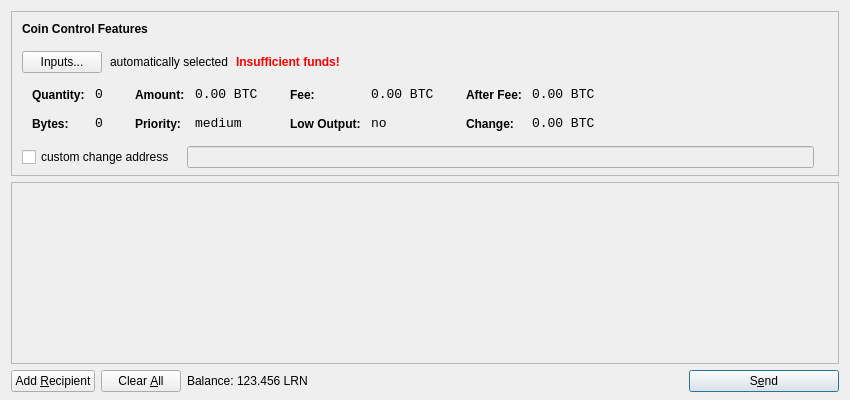
<?xml version="1.0" encoding="UTF-8"?>
<ui version="4.0">
 <class>SendCoinsDialog</class>
 <widget class="QDialog" name="SendCoinsDialog">
  <property name="geometry">
   <rect>
    <x>0</x>
    <y>0</y>
    <width>850</width>
    <height>400</height>
   </rect>
  </property>
  <property name="windowTitle">
   <string>Send Coins</string>
  </property>
  <layout class="QVBoxLayout" name="verticalLayout" stretch="0,1,0">
   <property name="bottomMargin">
    <number>8</number>
   </property>
   <item>
    <widget class="QFrame" name="frameCoinControl">
     <property name="sizePolicy">
      <sizepolicy hsizetype="Expanding" vsizetype="Expanding">
       <horstretch>0</horstretch>
       <verstretch>0</verstretch>
      </sizepolicy>
     </property>
     <property name="maximumSize">
      <size>
       <width>16777215</width>
       <height>16777215</height>
      </size>
     </property>
     <property name="frameShape">
      <enum>QFrame::StyledPanel</enum>
     </property>
     <property name="frameShadow">
      <enum>QFrame::Sunken</enum>
     </property>
     <layout class="QVBoxLayout" name="verticalLayoutCoinControl2">
      <property name="spacing">
       <number>-1</number>
      </property>
      <property name="leftMargin">
       <number>0</number>
      </property>
      <property name="topMargin">
       <number>0</number>
      </property>
      <property name="rightMargin">
       <number>0</number>
      </property>
      <property name="bottomMargin">
       <number>6</number>
      </property>
      <item>
       <layout class="QVBoxLayout" name="verticalLayoutCoinControl" stretch="0,0,0,0,1">
        <property name="spacing">
         <number>0</number>
        </property>
        <property name="leftMargin">
         <number>10</number>
        </property>
        <property name="topMargin">
         <number>10</number>
        </property>
        <item>
         <layout class="QHBoxLayout" name="horizontalLayoutCoinControl1">
          <property name="bottomMargin">
           <number>15</number>
          </property>
          <item>
           <widget class="QLabel" name="labelCoinControlFeatures">
            <property name="sizePolicy">
             <sizepolicy hsizetype="Preferred" vsizetype="Maximum">
              <horstretch>0</horstretch>
              <verstretch>0</verstretch>
             </sizepolicy>
            </property>
            <property name="font">
             <font>
              <weight>75</weight>
              <bold>true</bold>
             </font>
            </property>
            <property name="styleSheet">
             <string notr="true">font-weight:bold;</string>
            </property>
            <property name="text">
             <string>Coin Control Features</string>
            </property>
           </widget>
          </item>
         </layout>
        </item>
        <item>
         <layout class="QHBoxLayout" name="horizontalLayoutCoinControl2" stretch="0,0,0,0">
          <property name="spacing">
           <number>8</number>
          </property>
          <property name="bottomMargin">
           <number>10</number>
          </property>
          <item>
           <widget class="QPushButton" name="pushButtonCoinControl">
            <property name="styleSheet">
             <string notr="true"/>
            </property>
            <property name="text">
             <string>Inputs...</string>
            </property>
           </widget>
          </item>
          <item>
           <widget class="QLabel" name="labelCoinControlAutomaticallySelected">
            <property name="text">
             <string>automatically selected</string>
            </property>
            <property name="margin">
             <number>5</number>
            </property>
           </widget>
          </item>
          <item>
           <widget class="QLabel" name="labelCoinControlInsuffFunds">
            <property name="font">
             <font>
              <weight>75</weight>
              <bold>true</bold>
             </font>
            </property>
            <property name="styleSheet">
             <string notr="true">color:red;font-weight:bold;</string>
            </property>
            <property name="text">
             <string>Insufficient funds!</string>
            </property>
            <property name="margin">
             <number>5</number>
            </property>
           </widget>
          </item>
          <item>
           <spacer name="horizontalSpacerCoinControl">
            <property name="orientation">
             <enum>Qt::Horizontal</enum>
            </property>
            <property name="sizeHint" stdset="0">
             <size>
              <width>40</width>
              <height>1</height>
             </size>
            </property>
           </spacer>
          </item>
         </layout>
        </item>
        <item>
         <widget class="QWidget" name="widgetCoinControl" native="true">
          <property name="sizePolicy">
           <sizepolicy hsizetype="Preferred" vsizetype="Preferred">
            <horstretch>0</horstretch>
            <verstretch>0</verstretch>
           </sizepolicy>
          </property>
          <property name="minimumSize">
           <size>
            <width>0</width>
            <height>0</height>
           </size>
          </property>
          <property name="styleSheet">
           <string notr="true"/>
          </property>
          <layout class="QHBoxLayout" name="horizontalLayoutCoinControl5">
           <property name="margin">
            <number>0</number>
           </property>
           <item>
            <layout class="QHBoxLayout" name="horizontalLayoutCoinControl3" stretch="0,0,0,1">
             <property name="spacing">
              <number>20</number>
             </property>
             <property name="topMargin">
              <number>0</number>
             </property>
             <property name="bottomMargin">
              <number>10</number>
             </property>
             <item>
              <layout class="QFormLayout" name="formLayoutCoinControl1">
               <property name="horizontalSpacing">
                <number>10</number>
               </property>
               <property name="verticalSpacing">
                <number>14</number>
               </property>
               <property name="leftMargin">
                <number>10</number>
               </property>
               <property name="topMargin">
                <number>4</number>
               </property>
               <property name="rightMargin">
                <number>6</number>
               </property>
               <item row="0" column="0">
                <widget class="QLabel" name="labelCoinControlQuantityText">
                 <property name="styleSheet">
                  <string notr="true">font-weight:bold;</string>
                 </property>
                 <property name="text">
                  <string>Quantity:</string>
                 </property>
                 <property name="margin">
                  <number>0</number>
                 </property>
                </widget>
               </item>
               <item row="0" column="1">
                <widget class="QLabel" name="labelCoinControlQuantity">
                 <property name="font">
                  <font>
                   <family>Monospace</family>
                   <pointsize>10</pointsize>
                  </font>
                 </property>
                 <property name="cursor">
                  <cursorShape>IBeamCursor</cursorShape>
                 </property>
                 <property name="contextMenuPolicy">
                  <enum>Qt::ActionsContextMenu</enum>
                 </property>
                 <property name="text">
                  <string notr="true">0</string>
                 </property>
                 <property name="margin">
                  <number>0</number>
                 </property>
                 <property name="textInteractionFlags">
                  <set>Qt::LinksAccessibleByMouse|Qt::TextSelectableByKeyboard|Qt::TextSelectableByMouse</set>
                 </property>
                </widget>
               </item>
               <item row="1" column="0">
                <widget class="QLabel" name="labelCoinControlBytesText">
                 <property name="styleSheet">
                  <string notr="true">font-weight:bold;</string>
                 </property>
                 <property name="text">
                  <string>Bytes:</string>
                 </property>
                </widget>
               </item>
               <item row="1" column="1">
                <widget class="QLabel" name="labelCoinControlBytes">
                 <property name="font">
                  <font>
                   <family>Monospace</family>
                   <pointsize>10</pointsize>
                  </font>
                 </property>
                 <property name="cursor">
                  <cursorShape>IBeamCursor</cursorShape>
                 </property>
                 <property name="contextMenuPolicy">
                  <enum>Qt::ActionsContextMenu</enum>
                 </property>
                 <property name="text">
                  <string notr="true">0</string>
                 </property>
                 <property name="textInteractionFlags">
                  <set>Qt::LinksAccessibleByMouse|Qt::TextSelectableByKeyboard|Qt::TextSelectableByMouse</set>
                 </property>
                </widget>
               </item>
              </layout>
             </item>
             <item>
              <layout class="QFormLayout" name="formLayoutCoinControl2">
               <property name="horizontalSpacing">
                <number>10</number>
               </property>
               <property name="verticalSpacing">
                <number>14</number>
               </property>
               <property name="leftMargin">
                <number>6</number>
               </property>
               <property name="topMargin">
                <number>4</number>
               </property>
               <property name="rightMargin">
                <number>6</number>
               </property>
               <item row="0" column="0">
                <widget class="QLabel" name="labelCoinControlAmountText">
                 <property name="styleSheet">
                  <string notr="true">font-weight:bold;</string>
                 </property>
                 <property name="text">
                  <string>Amount:</string>
                 </property>
                 <property name="margin">
                  <number>0</number>
                 </property>
                </widget>
               </item>
               <item row="0" column="1">
                <widget class="QLabel" name="labelCoinControlAmount">
                 <property name="font">
                  <font>
                   <family>Monospace</family>
                   <pointsize>10</pointsize>
                  </font>
                 </property>
                 <property name="cursor">
                  <cursorShape>IBeamCursor</cursorShape>
                 </property>
                 <property name="contextMenuPolicy">
                  <enum>Qt::ActionsContextMenu</enum>
                 </property>
                 <property name="text">
                  <string notr="true">0.00 BTC</string>
                 </property>
                 <property name="textInteractionFlags">
                  <set>Qt::LinksAccessibleByMouse|Qt::TextSelectableByKeyboard|Qt::TextSelectableByMouse</set>
                 </property>
                </widget>
               </item>
               <item row="1" column="0">
                <widget class="QLabel" name="labelCoinControlPriorityText">
                 <property name="styleSheet">
                  <string notr="true">font-weight:bold;</string>
                 </property>
                 <property name="text">
                  <string>Priority:</string>
                 </property>
                </widget>
               </item>
               <item row="1" column="1">
                <widget class="QLabel" name="labelCoinControlPriority">
                 <property name="font">
                  <font>
                   <family>Monospace</family>
                   <pointsize>10</pointsize>
                  </font>
                 </property>
                 <property name="cursor">
                  <cursorShape>IBeamCursor</cursorShape>
                 </property>
                 <property name="contextMenuPolicy">
                  <enum>Qt::ActionsContextMenu</enum>
                 </property>
                 <property name="text">
                  <string>medium</string>
                 </property>
                 <property name="textInteractionFlags">
                  <set>Qt::LinksAccessibleByMouse|Qt::TextSelectableByKeyboard|Qt::TextSelectableByMouse</set>
                 </property>
                </widget>
               </item>
              </layout>
             </item>
             <item>
              <layout class="QFormLayout" name="formLayoutCoinControl3">
               <property name="horizontalSpacing">
                <number>10</number>
               </property>
               <property name="verticalSpacing">
                <number>14</number>
               </property>
               <property name="leftMargin">
                <number>6</number>
               </property>
               <property name="topMargin">
                <number>4</number>
               </property>
               <property name="rightMargin">
                <number>6</number>
               </property>
               <item row="0" column="0">
                <widget class="QLabel" name="labelCoinControlFeeText">
                 <property name="styleSheet">
                  <string notr="true">font-weight:bold;</string>
                 </property>
                 <property name="text">
                  <string>Fee:</string>
                 </property>
                 <property name="margin">
                  <number>0</number>
                 </property>
                </widget>
               </item>
               <item row="0" column="1">
                <widget class="QLabel" name="labelCoinControlFee">
                 <property name="font">
                  <font>
                   <family>Monospace</family>
                   <pointsize>10</pointsize>
                  </font>
                 </property>
                 <property name="cursor">
                  <cursorShape>IBeamCursor</cursorShape>
                 </property>
                 <property name="contextMenuPolicy">
                  <enum>Qt::ActionsContextMenu</enum>
                 </property>
                 <property name="text">
                  <string notr="true">0.00 BTC</string>
                 </property>
                 <property name="textInteractionFlags">
                  <set>Qt::LinksAccessibleByMouse|Qt::TextSelectableByKeyboard|Qt::TextSelectableByMouse</set>
                 </property>
                </widget>
               </item>
               <item row="1" column="0">
                <widget class="QLabel" name="labelCoinControlLowOutputText">
                 <property name="styleSheet">
                  <string notr="true">font-weight:bold;</string>
                 </property>
                 <property name="text">
                  <string>Low Output:</string>
                 </property>
                </widget>
               </item>
               <item row="1" column="1">
                <widget class="QLabel" name="labelCoinControlLowOutput">
                 <property name="font">
                  <font>
                   <family>Monospace</family>
                   <pointsize>10</pointsize>
                  </font>
                 </property>
                 <property name="cursor">
                  <cursorShape>IBeamCursor</cursorShape>
                 </property>
                 <property name="contextMenuPolicy">
                  <enum>Qt::ActionsContextMenu</enum>
                 </property>
                 <property name="text">
                  <string>no</string>
                 </property>
                 <property name="textInteractionFlags">
                  <set>Qt::LinksAccessibleByMouse|Qt::TextSelectableByKeyboard|Qt::TextSelectableByMouse</set>
                 </property>
                </widget>
               </item>
              </layout>
             </item>
             <item>
              <layout class="QFormLayout" name="formLayoutCoinControl4">
               <property name="horizontalSpacing">
                <number>10</number>
               </property>
               <property name="verticalSpacing">
                <number>14</number>
               </property>
               <property name="leftMargin">
                <number>6</number>
               </property>
               <property name="topMargin">
                <number>4</number>
               </property>
               <property name="rightMargin">
                <number>6</number>
               </property>
               <item row="0" column="0">
                <widget class="QLabel" name="labelCoinControlAfterFeeText">
                 <property name="styleSheet">
                  <string notr="true">font-weight:bold;</string>
                 </property>
                 <property name="text">
                  <string>After Fee:</string>
                 </property>
                 <property name="margin">
                  <number>0</number>
                 </property>
                </widget>
               </item>
               <item row="0" column="1">
                <widget class="QLabel" name="labelCoinControlAfterFee">
                 <property name="font">
                  <font>
                   <family>Monospace</family>
                   <pointsize>10</pointsize>
                  </font>
                 </property>
                 <property name="cursor">
                  <cursorShape>IBeamCursor</cursorShape>
                 </property>
                 <property name="contextMenuPolicy">
                  <enum>Qt::ActionsContextMenu</enum>
                 </property>
                 <property name="text">
                  <string notr="true">0.00 BTC</string>
                 </property>
                 <property name="textInteractionFlags">
                  <set>Qt::LinksAccessibleByMouse|Qt::TextSelectableByKeyboard|Qt::TextSelectableByMouse</set>
                 </property>
                </widget>
               </item>
               <item row="1" column="0">
                <widget class="QLabel" name="labelCoinControlChangeText">
                 <property name="styleSheet">
                  <string notr="true">font-weight:bold;</string>
                 </property>
                 <property name="text">
                  <string>Change:</string>
                 </property>
                </widget>
               </item>
               <item row="1" column="1">
                <widget class="QLabel" name="labelCoinControlChange">
                 <property name="font">
                  <font>
                   <family>Monospace</family>
                   <pointsize>10</pointsize>
                  </font>
                 </property>
                 <property name="cursor">
                  <cursorShape>IBeamCursor</cursorShape>
                 </property>
                 <property name="contextMenuPolicy">
                  <enum>Qt::ActionsContextMenu</enum>
                 </property>
                 <property name="text">
                  <string notr="true">0.00 BTC</string>
                 </property>
                 <property name="textInteractionFlags">
                  <set>Qt::LinksAccessibleByMouse|Qt::TextSelectableByKeyboard|Qt::TextSelectableByMouse</set>
                 </property>
                </widget>
               </item>
              </layout>
             </item>
            </layout>
           </item>
          </layout>
         </widget>
        </item>
        <item>
         <layout class="QHBoxLayout" name="horizontalLayoutCoinControl4" stretch="0,0,0">
          <property name="spacing">
           <number>12</number>
          </property>
          <property name="sizeConstraint">
           <enum>QLayout::SetDefaultConstraint</enum>
          </property>
          <property name="topMargin">
           <number>5</number>
          </property>
          <property name="rightMargin">
           <number>5</number>
          </property>
          <item>
           <widget class="QCheckBox" name="checkBoxCoinControlChange">
            <property name="text">
             <string>custom change address</string>
            </property>
           </widget>
          </item>
          <item>
           <widget class="QLineEdit" name="lineEditCoinControlChange">
            <property name="enabled">
             <bool>false</bool>
            </property>
            <property name="sizePolicy">
             <sizepolicy hsizetype="Expanding" vsizetype="Fixed">
              <horstretch>0</horstretch>
              <verstretch>0</verstretch>
             </sizepolicy>
            </property>
           </widget>
          </item>
          <item>
           <widget class="QLabel" name="labelCoinControlChangeLabel">
            <property name="sizePolicy">
             <sizepolicy hsizetype="Preferred" vsizetype="Expanding">
              <horstretch>0</horstretch>
              <verstretch>0</verstretch>
             </sizepolicy>
            </property>
            <property name="minimumSize">
             <size>
              <width>0</width>
              <height>0</height>
             </size>
            </property>
            <property name="text">
             <string/>
            </property>
            <property name="margin">
             <number>3</number>
            </property>
           </widget>
          </item>
         </layout>
        </item>
        <item>
         <spacer name="verticalSpacerCoinControl">
          <property name="orientation">
           <enum>Qt::Vertical</enum>
          </property>
          <property name="sizeHint" stdset="0">
           <size>
            <width>800</width>
            <height>1</height>
           </size>
          </property>
         </spacer>
        </item>
       </layout>
      </item>
     </layout>
    </widget>
   </item>
   <item>
    <widget class="QScrollArea" name="scrollArea">
     <property name="widgetResizable">
      <bool>true</bool>
     </property>
     <widget class="QWidget" name="scrollAreaWidgetContents">
      <property name="geometry">
       <rect>
        <x>0</x>
        <y>0</y>
        <width>830</width>
        <height>165</height>
       </rect>
      </property>
      <layout class="QVBoxLayout" name="verticalLayout_2">
       <property name="margin">
        <number>0</number>
       </property>
       <item>
        <layout class="QVBoxLayout" name="entries">
         <property name="spacing">
          <number>6</number>
         </property>
        </layout>
       </item>
       <item>
        <spacer name="verticalSpacer">
         <property name="orientation">
          <enum>Qt::Vertical</enum>
         </property>
         <property name="sizeHint" stdset="0">
          <size>
           <width>20</width>
           <height>40</height>
          </size>
         </property>
        </spacer>
       </item>
      </layout>
     </widget>
    </widget>
   </item>
   <item>
    <layout class="QHBoxLayout" name="horizontalLayout">
     <item>
      <widget class="QPushButton" name="addButton">
       <property name="toolTip">
        <string>Send to multiple recipients at once</string>
       </property>
       <property name="text">
        <string>Add &amp;Recipient</string>
       </property>
       <property name="icon">
        <iconset resource="../bitcoin.qrc">
         <normaloff>:/icons/add</normaloff>:/icons/add</iconset>
       </property>
       <property name="autoDefault">
        <bool>false</bool>
       </property>
      </widget>
     </item>
     <item>
      <widget class="QPushButton" name="clearButton">
       <property name="sizePolicy">
        <sizepolicy hsizetype="Minimum" vsizetype="Fixed">
         <horstretch>0</horstretch>
         <verstretch>0</verstretch>
        </sizepolicy>
       </property>
       <property name="toolTip">
        <string>Remove all transaction fields</string>
       </property>
       <property name="text">
        <string>Clear &amp;All</string>
       </property>
       <property name="icon">
        <iconset resource="../bitcoin.qrc">
         <normaloff>:/icons/remove</normaloff>:/icons/remove</iconset>
       </property>
       <property name="autoRepeatDelay">
        <number>300</number>
       </property>
       <property name="autoDefault">
        <bool>false</bool>
       </property>
      </widget>
     </item>
     <item>
      <layout class="QHBoxLayout" name="horizontalLayout_2">
       <property name="spacing">
        <number>3</number>
       </property>
       <item>
        <widget class="QLabel" name="label">
         <property name="text">
          <string>Balance:</string>
         </property>
        </widget>
       </item>
       <item>
        <widget class="QLabel" name="labelBalance">
         <property name="cursor">
          <cursorShape>IBeamCursor</cursorShape>
         </property>
         <property name="text">
          <string>123.456 LRN</string>
         </property>
         <property name="textInteractionFlags">
          <set>Qt::LinksAccessibleByMouse|Qt::TextSelectableByKeyboard|Qt::TextSelectableByMouse</set>
         </property>
        </widget>
       </item>
      </layout>
     </item>
     <item>
      <spacer name="horizontalSpacer">
       <property name="orientation">
        <enum>Qt::Horizontal</enum>
       </property>
       <property name="sizeHint" stdset="0">
        <size>
         <width>40</width>
         <height>20</height>
        </size>
       </property>
      </spacer>
     </item>
     <item>
      <widget class="QPushButton" name="sendButton">
       <property name="minimumSize">
        <size>
         <width>150</width>
         <height>0</height>
        </size>
       </property>
       <property name="toolTip">
        <string>Confirm the send action</string>
       </property>
       <property name="text">
        <string>S&amp;end</string>
       </property>
       <property name="icon">
        <iconset resource="../bitcoin.qrc">
         <normaloff>:/icons/send</normaloff>:/icons/send</iconset>
       </property>
       <property name="default">
        <bool>true</bool>
       </property>
      </widget>
     </item>
    </layout>
   </item>
  </layout>
 </widget>
 <resources>
  <include location="../bitcoin.qrc"/>
 </resources>
 <connections/>
</ui>
